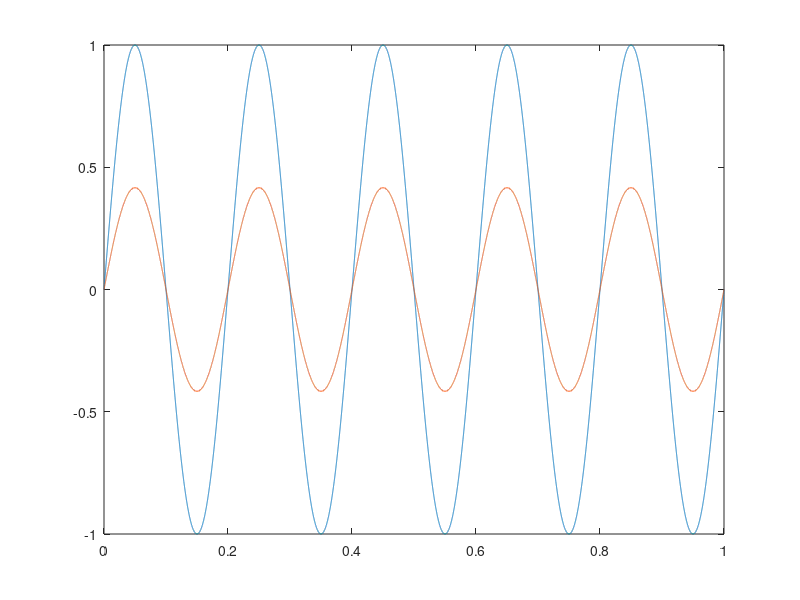

MATLAB code for this plot:
% potentiometerExamples.m

% Dan Hirlinger
% 9/15/21

clc;clear;

% Circuit component values
R1 = 1000;
Rp = 5000;

alpha = 0.5; % [0,1] ; for a plug-in, this would be the knob
R2 = (1-alpha) * Rp;
R3 = alpha * Rp;

gain = R3/(R1+R2+R3);

% Input signal

Fs = 48000; Ts = 1/Fs;
t = [0:Ts:1].';
f = 5;
x = sin(2*pi*f*t);

N = length(x);
y = zeros(N,1);

for n = 1:N
    y(n,1) = gain * x(n,1);
end

plot(t,x,t,y);

